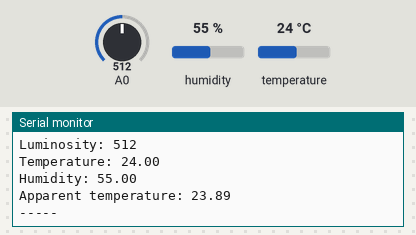
This sketch was run on a simulated Arduino MKR. On the bench: the last lines printed to the serial monitor. Inputs (shaded band) come from the test bench; at power-on: humidity 55 %, A0 = 512, temperature 24 °C. WiFi joins after 1.5 s; servers stay silent unless stated; no MQTT or app messages arrive unless stated.

Above: at 18.0 s.
18.1 s: humidity set to 22 %
At 20.3 s:
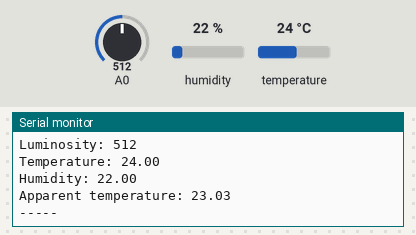
33.1 s: A0 set to 716
48.1 s: temperature set to 12 °C
At 50.5 s:
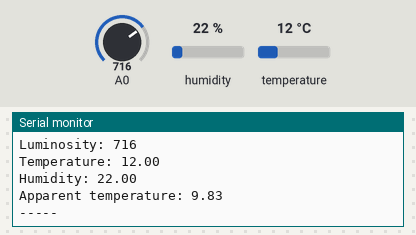
63.1 s: A0 set to 900
Timing chart, 0 to 66.1 s (numbered marks = the images above; inputs shaded):
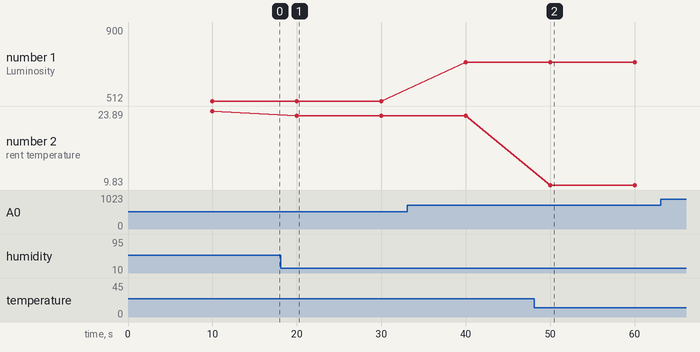

Measured:
- after the input at 18.1 s, the serial monitor: prints a new line after 1.9 s (image 1)
- after the input at 48.1 s, the serial monitor: prints a new line after 1.9 s (image 2)
- plotted number 1: 512 → 716 after the input at 33.1 s, 716 → 900 after the input at 63.1 s
- plotted number 2: 23.89 → 23.03 after the input at 18.1 s, 23.03 → 9.83 after the input at 48.1 s

The sketch:

Sensors-MQTT.ino
```cpp
// To connect to Raspberry from Linux:
//    sudo ip addr add 192.168.23.2/30 dev enp2s0
//    sudo ssh legoff@192.168.23.1

#include <DHT.h>
#include <MQTT.h>
#include <SPI.h>
#include <WiFi101.h>
#include <PubSubClient.h>

#define DHTTYPE DHT22
#define DHTPIN 0
#define LGHPIN 0
DHT dht(DHTPIN, DHTTYPE);

const char ssid[] = "Slate";
const char pass[] = "12345678";
int status = WL_IDLE_STATUS;

IPAddress broker(192,168,43,212);
char brokerIP[] =  "192.168.43.212";
char message[100];

WiFiClient net;
PubSubClient client(net);

unsigned long lastMillis = 0;

void printWiFiStatus() {
  // print the SSID of the network you're attached to:
  Serial.print("SSID: ");
  Serial.println(WiFi.SSID());

  // print your WiFi shield's IP address:
  IPAddress ip = WiFi.localIP();
  Serial.print("IP Address: ");
  Serial.println(ip);
  Serial.println("connected");
}

void callback(char* topic, byte* payload, unsigned int length) {
  Serial.print("Message arrived [");
  Serial.print(topic);
  Serial.print("] ");
  for (int i = 0; i < length; i++) {
    Serial.print((char)payload[i]);
  }
    Serial.println();
}

// connect to Wi-FI then to the MQTT broker
void connect() {
  // Wi-Fi
  if (WiFi.status() == WL_NO_SHIELD) {
    Serial.println("WiFi shield not present");
    // don't continue:
    while (true);
  }

  String fv = WiFi.firmwareVersion();
  if (fv != "1.1.0") {
    Serial.println("Please upgrade the firmware");
  }

  Serial.println("Connecting to WiFi network...");
  WiFi.begin(ssid, pass);
  while (WiFi.status() != WL_CONNECTED) {
    delay(500);
    Serial.print(".");
  }
  Serial.println("Connected to wifi");
  printWiFiStatus();

  // MQTT
  while (!client.connected()) {
    Serial.print("Connecting to MQTT broker... ");
    if (client.connect("ESP8266Client")) {
      Serial.println("Connected to broker");
    } else {
      Serial.print("Failed to connect to the broker: ");
      Serial.print(client.state());
      Serial.println(" Next attempt in 5 seconds.");
      delay(5000);
    }
  }

  Serial.println("Connection established!");
  Serial.println("-----");
}

// ==  SETUP == //
void setup() {
  Serial.begin(9600);
  dht.begin();
  Serial.println("Booting up server...");
  while (!Serial) {}

  client.setServer(brokerIP, 1883);
  client.setCallback(callback);
  Serial.println("Broker online!");
}

// ==  LOOP == //
void loop() {
  if (!client.connected()) {
    connect();
  }

  // publish every 10 seconds
  if (millis() - lastMillis > 10000) {
    lastMillis = millis();

    // measure readings
    int lghtReading = analogRead(LGHPIN);
    float tempReading = dht.readTemperature();
    float humiReading = dht.readHumidity();
    float apparenttmp = dht.computeHeatIndex(tempReading, humiReading, false);

    // print on serial monitor (debug)
    Serial.println("Publishing new set of values:");
    Serial.print("Luminosity: ");
    Serial.println(lghtReading);
    Serial.print("Temperature: ");
    Serial.println(tempReading);
    Serial.print("Humidity: ");
    Serial.println(humiReading);
    Serial.print("Apparent temperature: ");
    Serial.println(apparenttmp);
    Serial.println("-----");

    // send to MQTT broker
    client.publish("/sensor/light", String(lghtReading).c_str(), true);
    client.publish("/sensor/temp", String(tempReading).c_str(), true);
    client.publish("/sensor/humi", String(humiReading).c_str(), true);
    client.publish("/sensor/apptemp", String(apparenttmp).c_str(), true);
  }

  client.loop();
}
```
